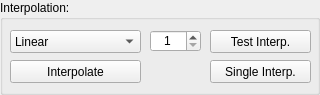
             <widget class="QGroupBox" name="groupBox_2">
              <property name="minimumSize">
               <size>
                <width>0</width>
                <height>95</height>
               </size>
              </property>
              <property name="maximumSize">
               <size>
                <width>16777215</width>
                <height>95</height>
               </size>
              </property>
              <property name="title">
               <string>Interpolation:</string>
              </property>
              <widget class="QPushButton" name="editor_testinterp_pushButton">
               <property name="geometry">
                <rect>
                 <x>210</x>
                 <y>30</y>
                 <width>101</width>
                 <height>23</height>
                </rect>
               </property>
               <property name="text">
                <string>Test Interp.</string>
               </property>
              </widget>
              <widget class="QSpinBox" name="editor_spline_spinBox">
               <property name="geometry">
                <rect>
                 <x>150</x>
                 <y>30</y>
                 <width>51</width>
                 <height>22</height>
                </rect>
               </property>
               <property name="alignment">
                <set>Qt::AlignCenter</set>
               </property>
               <property name="minimum">
                <number>1</number>
               </property>
               <property name="maximum">
                <number>5</number>
               </property>
              </widget>
              <widget class="QComboBox" name="editor_comboBox">
               <property name="geometry">
                <rect>
                 <x>10</x>
                 <y>30</y>
                 <width>131</width>
                 <height>23</height>
                </rect>
               </property>
               <property name="insertPolicy">
                <enum>QComboBox::NoInsert</enum>
               </property>
               <property name="frame">
                <bool>true</bool>
               </property>
               <item>
                <property name="text">
                 <string>Linear</string>
                </property>
               </item>
               <item>
                <property name="text">
                 <string>Spline</string>
                </property>
               </item>
               <item>
                <property name="text">
                 <string>Quadratic</string>
                </property>
               </item>
               <item>
                <property name="text">
                 <string>Cubic</string>
                </property>
               </item>
               <item>
                <property name="text">
                 <string>Krogh</string>
                </property>
               </item>
               <item>
                <property name="text">
                 <string>Piecewise-Poly</string>
                </property>
               </item>
               <item>
                <property name="text">
                 <string>Pchip</string>
                </property>
               </item>
               <item>
                <property name="text">
                 <string>Akima</string>
                </property>
               </item>
              </widget>
              <widget class="QPushButton" name="editor_singleinterp_pushButton">
               <property name="geometry">
                <rect>
                 <x>210</x>
                 <y>60</y>
                 <width>101</width>
                 <height>23</height>
                </rect>
               </property>
               <property name="text">
                <string>Single Interp.</string>
               </property>
              </widget>
              <widget class="QPushButton" name="editor_interpolate_pushButton">
               <property name="geometry">
                <rect>
                 <x>10</x>
                 <y>60</y>
                 <width>131</width>
                 <height>23</height>
                </rect>
               </property>
               <property name="text">
                <string>Interpolate</string>
               </property>
              </widget>
             </widget>
